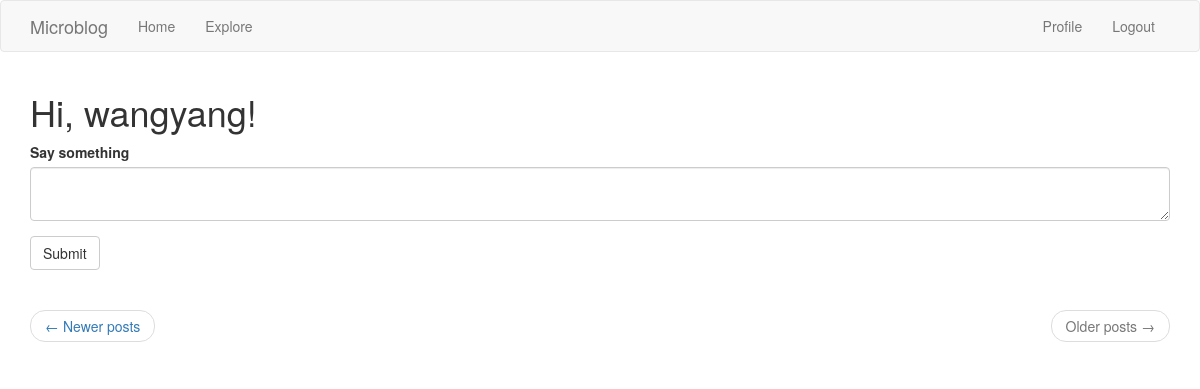
Page /index?page=3 (signed in) on the earlier database version.
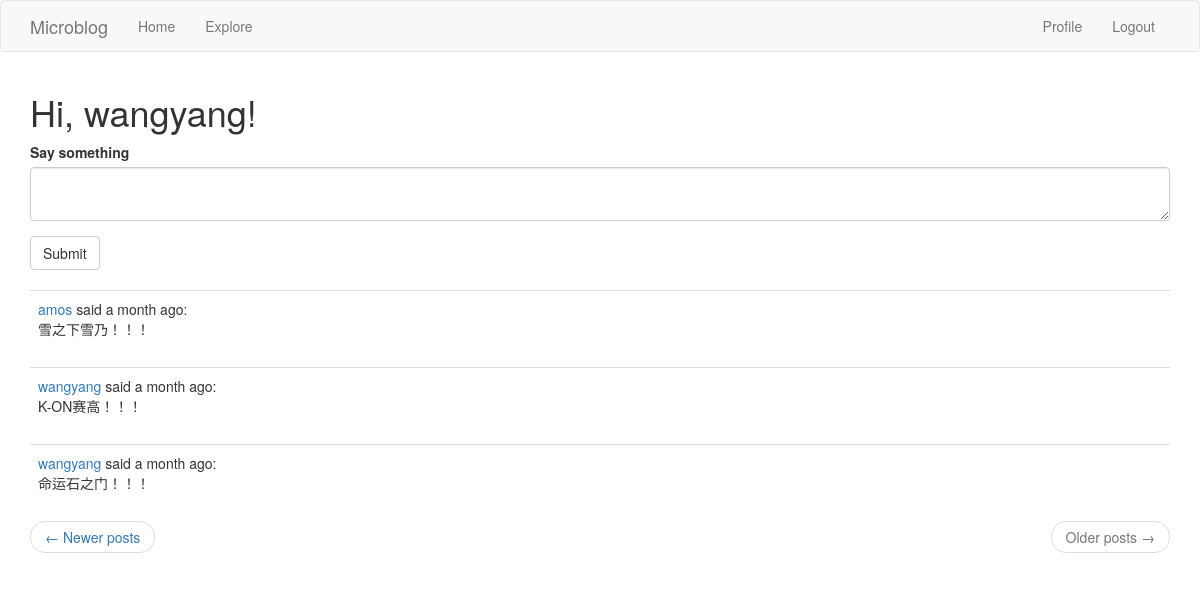
Same page on the later database version.
### app/models.py (models this page shows, shortened)
class Post(db.Model):
	id = db.Column(db.Integer, primary_key=True)
	body = db.Column(db.String(140))
	timestamp = db.Column(db.DateTime, index=True, default=datetime.utcnow)
	user_id = db.Column(db.Integer, db.ForeignKey('user.id'))

### app/main/routes.py (the view)
@bp.route('/', methods=['GET', 'POST'])
@bp.route('/index', methods=['GET', 'POST'])
@login_required
def index():
    form = PostForm()
    if form.validate_on_submit():
        post = Post(body=form.post.data, author=current_user)
        db.session.add(post)
        db.session.commit()
        flash(_('Your post is now live!'))
        return redirect(url_for('main.index'))
    page = request.args.get('page', 1, type=int)
    posts = current_user.followed_posts().paginate(page, current_app.config['POSTS_PER_PAGE'], False)
    next_url = url_for('main.index', page=posts.next_num) if posts.has_next else None
    prev_url = url_for('main.index', page=posts.prev_num) if posts.has_prev else None
    return render_template('index.html', title='Home Page', form=form, posts=posts.items, next_url=next_url,
                           prev_url=prev_url)

### app/main/forms.py
class PostForm(FlaskForm):
    post = TextAreaField('Say something', validators=[DataRequired(), Length(min=1, max=140)])
    submit = SubmitField('Submit')

### app/main/routes.py (called while the page is built)
@bp.before_app_request
def before_request():
    if current_user.is_authenticated:
        current_user.last_seen = datetime.utcnow()
        db.session.commit()
    g.locale = 'zh_CN' if str(get_locale()).startswith('zh') else str(get_locale())

### app/models.py (called while the page is built)
@login.user_loader
def load_user(id):
    return User.query.get(int(id))

	def avatar(self, size):
		digest = md5(self.email.lower().encode('utf-8')).hexdigest()
		return 'https://www.gravatar.com/avatar/{}?d=identicon&s={}'.format(
			digest, size)

	def followed_posts(self):
		followed = Post.query.join(
				followers, (followers.c.followed_id==Post.user_id)).filter(followers.c.follower_id==self.id)
		own = Post.query.filter_by(user_id=self.id)
		return followed.union(own).order_by(Post.timestamp.desc())

### app/templates/index.html
{% extends "base.html" %}
{% import 'bootstrap/wtf.html' as wtf %}
{% block app_content %}
	<h1>{{ _('Hi, %(username)s!', username=current_user.username) }}</h1>
	{% if form %}
	{{ wtf.quick_form(form) }}
	<br>
	{% endif %}
	{% for post in posts %}
		{% include '_post.html' %}
	{% endfor %}
	<nav aria-label="...">
		<ul class="pager">
			<li class="previous{% if not prev_url %} disabled{% endif %}">
				<a href="{{ prev_url or '#' }}">
					<span aria-hidden="true">&larr;</span> Newer posts
				</a>
			</li>
			<li class="next{% if not next_url %} disabled{% endif %}">
				<a href="{{ next_url or '#' }}">
					Older posts <span aria-hidden="true">&rarr;</span>
				</a>
			</li>
		</ul>
	</nav>
{% endblock %}

### app/templates/_post.html (shortened to what this page needs)
<table class="table table-hover">
    <tr>
        <td>
            {{ _('%(username)s said %(when)s', username=user_link, when=moment(post.timestamp).fromNow()) }}:
            <br>
            {{ post.body }}
        </td>
    </tr>
</table>

Differences in the rows shown:
added Post: body "雪之下雪乃！！！"
added Post: body "K-ON赛高！！！"
added Post: body "命运石之门！！！"
